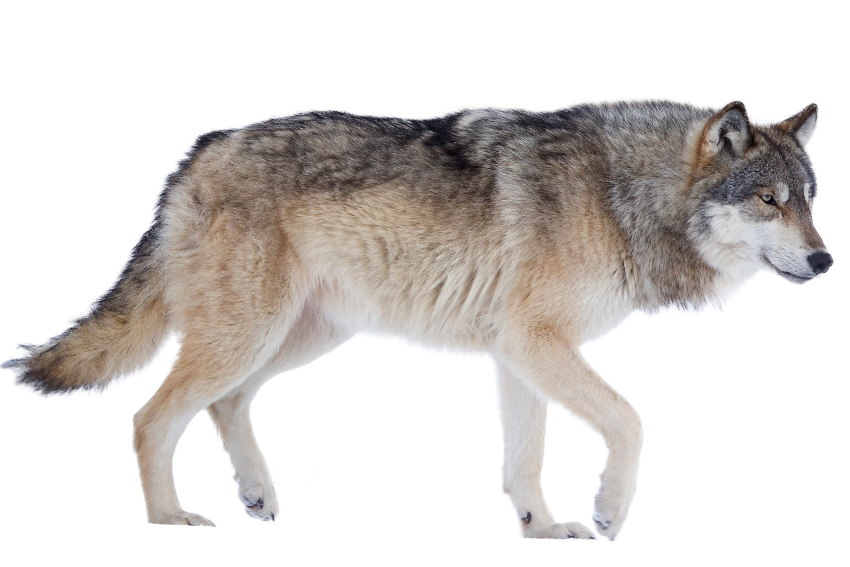
#> input picture wolf_rabbit_yolo/assets/wolf_sign.png, 2549 x 1700 px, found by its file name (shown at 1/3 size)
$ python generate_sign_dataset.py
#> lines starting #> are read from the running program, lines starting #| are printed output that depends on the picture
import os
import math
import random
from pathlib import Path

import cv2
import numpy as np
from PIL import Image, ImageDraw, ImageFilter, ImageEnhance


# =========================
# 路徑設定
# =========================
ROOT = Path(r"C:\Users\brian\Desktop\school\mobile-robotics\wolf_rabbit_yolo")
ASSET_DIR = ROOT / "assets"
DATASET_DIR = ROOT / "dataset"

IMG_DIRS = {
    "train": DATASET_DIR / "images" / "train",
    "val": DATASET_DIR / "images" / "val",
    "test": DATASET_DIR / "images" / "test",
}
LBL_DIRS = {
    "train": DATASET_DIR / "labels" / "train",
    "val": DATASET_DIR / "labels" / "val",
    "test": DATASET_DIR / "labels" / "test",
}

for d in list(IMG_DIRS.values()) + list(LBL_DIRS.values()):
    d.mkdir(parents=True, exist_ok=True)


# =========================
# 類別設定
# =========================
CLASS_MAP = {
    "wolf_sign": 0,
    "rabbit_sign": 1,
}

ASSETS = {
    "wolf_sign": ASSET_DIR / "wolf_sign.png",
    "rabbit_sign": ASSET_DIR / "rabbit_sign.png",
}


# =========================
# 數量設定
# =========================
NUM_TRAIN = 2500
NUM_VAL = 300
NUM_TEST = 200

IMAGE_W = 640
IMAGE_H = 640

random.seed(42)
np.random.seed(42)


# =========================
# 背景生成
# =========================
def random_color():
    return tuple(np.random.randint(0, 256, size=3).tolist())


def generate_background(width=640, height=640):
    """
    產生不需要手拍的隨機背景：
    - 純色漸層
    - 矩形 / 圓形 / 線段
    - 輕微模糊與雜訊
    """
    bg = Image.new("RGB", (width, height), random_color())
    draw = ImageDraw.Draw(bg)

    # 畫一些隨機幾何形狀
    for _ in range(random.randint(8, 20)):
        shape_type = random.choice(["rect", "ellipse", "line"])
        color = random_color()

        x1 = random.randint(0, width - 1)
        y1 = random.randint(0, height - 1)
        x2 = random.randint(0, width - 1)
        y2 = random.randint(0, height - 1)

        x_min, x_max = sorted([x1, x2])
        y_min, y_max = sorted([y1, y2])

        if shape_type == "rect":
            draw.rectangle(
                [x_min, y_min, x_max, y_max],
                outline=color,
                width=random.randint(1, 5)
            )
        elif shape_type == "ellipse":
            draw.ellipse(
                [x_min, y_min, x_max, y_max],
                outline=color,
                width=random.randint(1, 5)
            )
        else:
            draw.line(
                [x1, y1, x2, y2],
                fill=color,
                width=random.randint(1, 4)
            )

    # 加一點模糊
    if random.random() < 0.7:
        bg = bg.filter(ImageFilter.GaussianBlur(radius=random.uniform(0.3, 1.5)))

    # 加亮度 / 對比變化
    bg = ImageEnhance.Brightness(bg).enhance(random.uniform(0.8, 1.2))
    bg = ImageEnhance.Contrast(bg).enhance(random.uniform(0.8, 1.2))

    # 加雜訊
    arr = np.array(bg).astype(np.float32)
    noise = np.random.normal(0, random.uniform(2, 10), arr.shape)
    arr = np.clip(arr + noise, 0, 255).astype(np.uint8)

    return Image.fromarray(arr)


# =========================
# 方柱視角近似：透視變換
# =========================
def perspective_warp_rgba(img_rgba: Image.Image):
    """
    模擬看到方柱某一面 / 斜視角
    """
    img = np.array(img_rgba)
    h, w = img.shape[:2]

    src = np.float32([
        [0, 0],
        [w - 1, 0],
        [w - 1, h - 1],
        [0, h - 1]
    ])

    # 隨機讓四角扭曲，模擬視角
    margin_x = w * random.uniform(0.05, 0.35)
    margin_y = h * random.uniform(0.02, 0.20)

    dst = np.float32([
        [random.uniform(0, margin_x), random.uniform(0, margin_y)],
        [w - 1 - random.uniform(0, margin_x), random.uniform(0, margin_y)],
        [w - 1 - random.uniform(0, margin_x), h - 1 - random.uniform(0, margin_y)],
        [random.uniform(0, margin_x), h - 1 - random.uniform(0, margin_y)],
    ])

    M = cv2.getPerspectiveTransform(src, dst)
    warped = cv2.warpPerspective(
        img,
        M,
        (w, h),
        flags=cv2.INTER_LINEAR,
        borderMode=cv2.BORDER_CONSTANT,
        borderValue=(0, 0, 0, 0)
    )

    return Image.fromarray(warped)


def random_sign_transform(sign_path: Path):
    """
    載入 sign，做縮放、旋轉、透視、亮度變化、輕微模糊
    """
    img = Image.open(sign_path).convert("RGBA")

    # 縮放
    target_w = random.randint(50, 240)
    scale = target_w / img.size[0]
    target_h = max(20, int(img.size[1] * scale))
    img = img.resize((target_w, target_h), Image.Resampling.LANCZOS)

    # 旋轉
    angle = random.uniform(-20, 20)
    img = img.rotate(angle, expand=True, resample=Image.Resampling.BICUBIC)

    # 透視
    if random.random() < 0.85:
        img = perspective_warp_rgba(img)

    # 顏色 / 亮度
    rgb = img.convert("RGB")
    alpha = img.getchannel("A")

    rgb = ImageEnhance.Brightness(rgb).enhance(random.uniform(0.8, 1.2))
    rgb = ImageEnhance.Contrast(rgb).enhance(random.uniform(0.8, 1.25))
    rgb = ImageEnhance.Color(rgb).enhance(random.uniform(0.8, 1.15))

    img = rgb.convert("RGBA")
    img.putalpha(alpha)

    # 模糊
    if random.random() < 0.4:
        img = img.filter(ImageFilter.GaussianBlur(radius=random.uniform(0.2, 1.2)))

    return img


# =========================
# 貼圖與 bbox 計算
# =========================
def paste_rgba_with_bbox(background: Image.Image, overlay: Image.Image, x: int, y: int):
    """
    把 overlay 貼到 background 上，並回傳可見 alpha 區域 bbox
    """
    bg = background.copy()
    bg.paste(overlay, (x, y), overlay)

    alpha = np.array(overlay.getchannel("A"))
    ys, xs = np.where(alpha > 10)

    if len(xs) == 0 or len(ys) == 0:
        return bg, None

    x1 = x + int(xs.min())
    y1 = y + int(ys.min())
    x2 = x + int(xs.max())
    y2 = y + int(ys.max())

    # 裁到畫面內
    x1 = max(0, min(background.width - 1, x1))
    y1 = max(0, min(background.height - 1, y1))
    x2 = max(0, min(background.width - 1, x2))
    y2 = max(0, min(background.height - 1, y2))

    if x2 <= x1 or y2 <= y1:
        return bg, None

    return bg, (x1, y1, x2, y2)


def bbox_to_yolo(x1, y1, x2, y2, img_w, img_h):
    xc = ((x1 + x2) / 2.0) / img_w
    yc = ((y1 + y2) / 2.0) / img_h
    bw = (x2 - x1) / img_w
    bh = (y2 - y1) / img_h
    return xc, yc, bw, bh


# =========================
# 生成單張
# =========================
def generate_one(index: int, split: str):
    cls_name = random.choice(list(CLASS_MAP.keys()))
    cls_id = CLASS_MAP[cls_name]

    bg = generate_background(IMAGE_W, IMAGE_H)
    sign = random_sign_transform(ASSETS[cls_name])

    # 隨機位置（可部分出界，增加邊界情況）
    max_x = IMAGE_W - 10
    max_y = IMAGE_H - 10
    x = random.randint(-sign.width // 4, max_x - sign.width // 2)
    y = random.randint(-sign.height // 4, max_y - sign.height // 2)

    composed, bbox = paste_rgba_with_bbox(bg, sign, x, y)

    # 可能加入第二個同類 / 異類，增加干擾
    labels = []
    if bbox is not None:
        labels.append((cls_id, *bbox_to_yolo(*bbox, IMAGE_W, IMAGE_H)))

    if random.random() < 0.25:
        cls_name2 = random.choice(list(CLASS_MAP.keys()))
        cls_id2 = CLASS_MAP[cls_name2]
        sign2 = random_sign_transform(ASSETS[cls_name2])
        x2 = random.randint(-sign2.width // 4, max_x - sign2.width // 2)
        y2 = random.randint(-sign2.height // 4, max_y - sign2.height // 2)
        composed, bbox2 = paste_rgba_with_bbox(composed, sign2, x2, y2)
        if bbox2 is not None:
            labels.append((cls_id2, *bbox_to_yolo(*bbox2, IMAGE_W, IMAGE_H)))

    img_name = f"{split}_{index:05d}.jpg"
    lbl_name = f"{split}_{index:05d}.txt"

    composed = composed.convert("RGB")
    composed.save(IMG_DIRS[split] / img_name, quality=95)

    with open(LBL_DIRS[split] / lbl_name, "w", encoding="utf-8") as f:
        for row in labels:
            cls_id, xc, yc, bw, bh = row
            f.write(f"{cls_id} {xc:.6f} {yc:.6f} {bw:.6f} {bh:.6f}\n")


# =========================
# 主程式
# =========================
def main():
    for i in range(NUM_TRAIN):
        generate_one(i, "train")
#> in generate_background, `bg = bg.filter(ImageFilter.GaussianBlur(radius=random.uniform(0.3, 1.5..`:
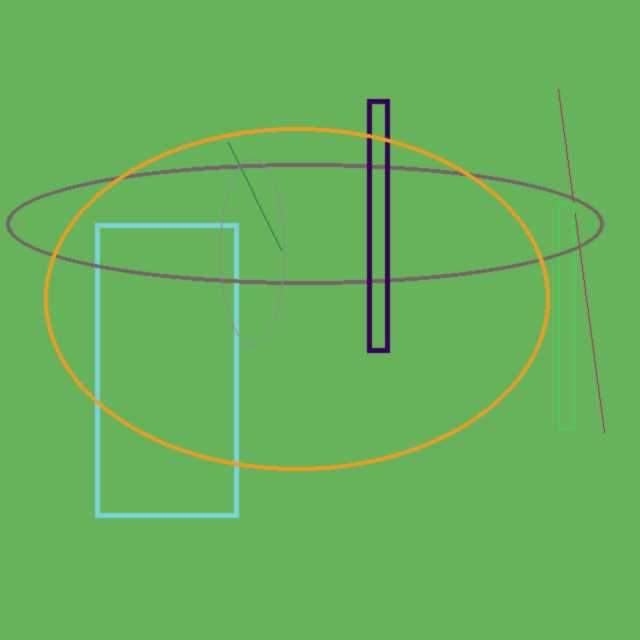
#> bg: PIL image 640x640 RGB; mean R, G, B 103.7, 176.9, 92.7
#> in generate_background, `noise = np.random.normal(0, random.uniform(2, 10), arr.shape)`:
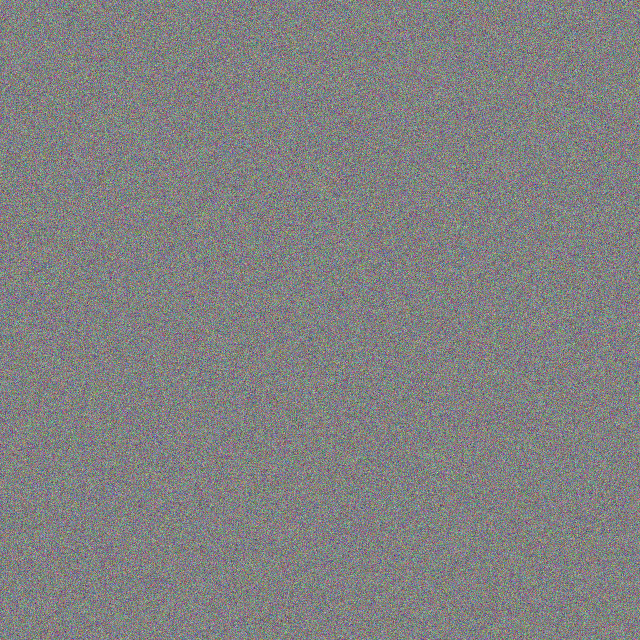
#> noise: shape (640, 640, 3) float64; mean R, G, B 0, 0, 0; drawn with min black and max white
#> in random_sign_transform, `target_w = random.randint(50, 240)`: target_w = 99
#> in random_sign_transform, `scale = target_w / img.size[0]`: scale = 0.0388
#> in random_sign_transform, `target_h = max(20, int(img.size[1] * scale))`: target_h = 66
#> in random_sign_transform, `angle = random.uniform(-20, 20)`: angle = 8.18
#> in random_sign_transform, `img = img.rotate(angle, expand=True, resample=Image.Resampling.BICUBIC)`:
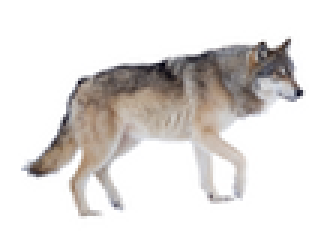
#> img: PIL image 109x80 RGBA (shown 3 times larger); mean R, G, B, A 161.7, 158.5, 156.5, 191; transparent parts drawn white
#> in perspective_warp_rgba, `margin_x = w * random.uniform(0.05, 0.35)`: margin_x = 12.9
#> in perspective_warp_rgba, `margin_y = h * random.uniform(0.02, 0.20)`: margin_y = 5.77
#> in perspective_warp_rgba, `dst = np.float32([ [random.uniform(0, margin_x), random.uniform(0, mar..`: dst = [[1.03, 1.34], [106.7, 1.6], [99.8, 76.9], [4.78, 77.79]]
#> in perspective_warp_rgba, `M = cv2.getPerspectiveTransform(src, dst)`: M = [[0.995, 0.0543, 1.03], [0.00266, 1.08, 1.34], [0.000155, 0.00143, 1]]
#> in random_sign_transform, `alpha = img.getchannel("A")`:
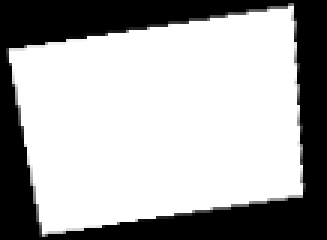
#> alpha: PIL image 109x80 L (shown 3 times larger); min 0, max 255, mean 170.1
#> in random_sign_transform, `rgb = ImageEnhance.Brightness(rgb).enhance(random.uniform(0.8, 1.2))`:
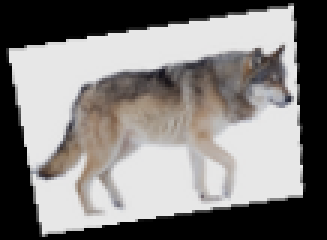
#> rgb: PIL image 109x80 RGB (shown 3 times larger); mean R, G, B 129.9, 127.3, 125.7
#> in random_sign_transform, `rgb = ImageEnhance.Contrast(rgb).enhance(random.uniform(0.8, 1.25))`:
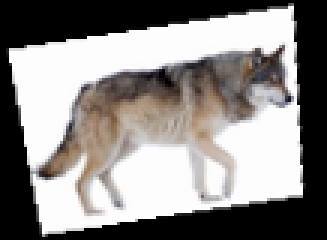
#> rgb: PIL image 109x80 RGB (shown 3 times larger); mean R, G, B 138.8, 135.6, 133.7
#> in random_sign_transform, `img.putalpha(alpha)`:
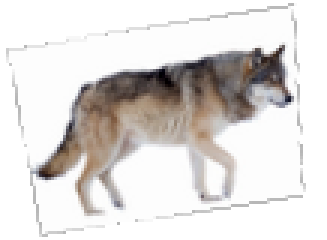
#> img: PIL image 109x80 RGBA (shown 3 times larger); mean R, G, B, A 138.8, 135.4, 133.5, 170.1; transparent parts drawn white
#> in generate_one, `x = random.randint(-sign.width // 4, max_x - sign.width // 2)`: x = 147
#> in generate_one, `y = random.randint(-sign.height // 4, max_y - sign.height // 2)`: y = 526
#> in paste_rgba_with_bbox, `ys, xs = np.where(alpha > 10)`: ys = 5977 values from 1 to 78; xs = 5977 values, max 101 at index 5043, min 2 at index 721, mean 53.46
#> in paste_rgba_with_bbox, `x1 = x + int(xs.min())`: x1 = 149
#> in paste_rgba_with_bbox, `y1 = y + int(ys.min())`: y1 = 527
#> in paste_rgba_with_bbox, `x2 = x + int(xs.max())`: x2 = 248
#> in paste_rgba_with_bbox, `y2 = y + int(ys.max())`: y2 = 604
#> in generate_one, `composed, bbox = paste_rgba_with_bbox(bg, sign, x, y)`: bbox = (149, 527, 248, 604)
#> the loop in generate_one, `for row in labels:` made 1 pass
#> (cls_id, xc, yc, bw, bh) on pass 1: (0, 0.31, 0.884, 0.155, 0.12)
    for i in range(NUM_VAL):
        generate_one(i, "val")
    for i in range(NUM_TEST):
        generate_one(i, "test")

    print("Synthetic dataset generation completed.")
    print(f"Train: {NUM_TRAIN}, Val: {NUM_VAL}, Test: {NUM_TEST}")


if __name__ == "__main__":
#> (the run stopped early here; a loop or call above may not have finished)
